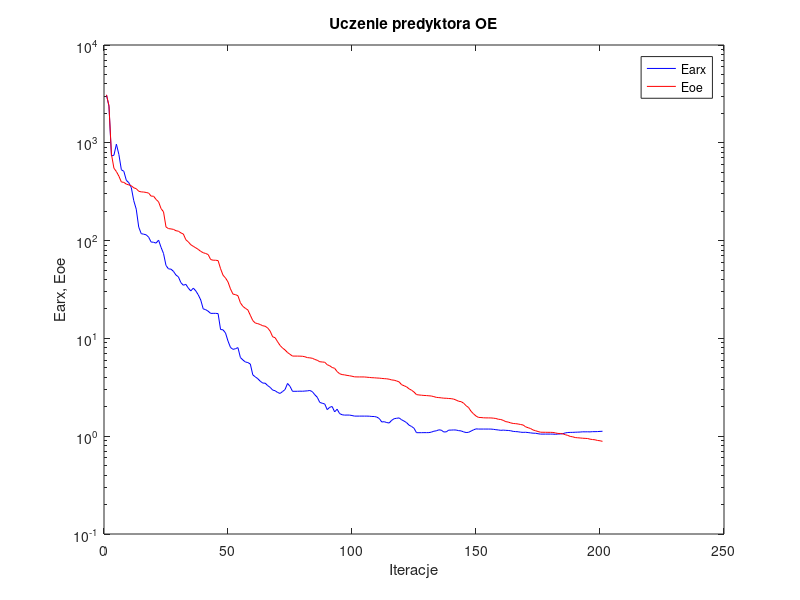
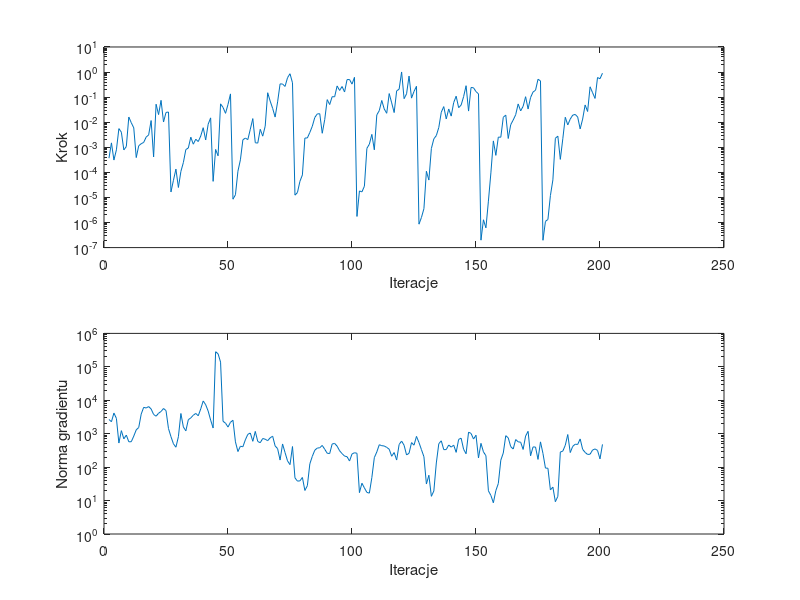

MATLAB code for these plots, in order:
%uczenie predyktora oe
clear all;
n=0; farx(n+1)=3.084413e+003; foe(n+1)=3.095998e+003; wspucz(n+1)=0.000000e+000; ng(n+1)=0.000000e+000;
%odnowa zmiennej metryki
n=1; farx(n+1)=2.365439e+003; foe(n+1)=2.396772e+003; krok(n+1)=3.674451e-004; ng(n+1)=2.665948e+003;
n=2; farx(n+1)=7.357667e+002; foe(n+1)=7.653529e+002; krok(n+1)=1.499367e-003; ng(n+1)=2.279464e+003;
n=3; farx(n+1)=7.459320e+002; foe(n+1)=5.498594e+002; krok(n+1)=3.093608e-004; ng(n+1)=4.144695e+003;
n=4; farx(n+1)=9.683853e+002; foe(n+1)=5.080292e+002; krok(n+1)=7.905261e-004; ng(n+1)=2.870791e+003;
n=5; farx(n+1)=7.591465e+002; foe(n+1)=4.557228e+002; krok(n+1)=5.557598e-003; ng(n+1)=5.248261e+002;
n=6; farx(n+1)=5.301607e+002; foe(n+1)=3.975772e+002; krok(n+1)=3.993619e-003; ng(n+1)=1.233947e+003;
n=7; farx(n+1)=5.111426e+002; foe(n+1)=3.940051e+002; krok(n+1)=7.841746e-004; ng(n+1)=7.010711e+002;
n=8; farx(n+1)=4.134475e+002; foe(n+1)=3.779273e+002; krok(n+1)=1.070672e-003; ng(n+1)=9.098350e+002;
n=9; farx(n+1)=3.909794e+002; foe(n+1)=3.711785e+002; krok(n+1)=1.610734e-002; ng(n+1)=5.725125e+002;
n=10; farx(n+1)=3.491484e+002; foe(n+1)=3.642135e+002; krok(n+1)=9.535023e-003; ng(n+1)=5.752397e+002;
n=11; farx(n+1)=2.559947e+002; foe(n+1)=3.464650e+002; krok(n+1)=5.946996e-003; ng(n+1)=8.467874e+002;
n=12; farx(n+1)=2.096554e+002; foe(n+1)=3.394726e+002; krok(n+1)=3.889679e-004; ng(n+1)=1.304941e+003;
n=13; farx(n+1)=1.375381e+002; foe(n+1)=3.197541e+002; krok(n+1)=1.149483e-003; ng(n+1)=1.531159e+003;
n=14; farx(n+1)=1.178613e+002; foe(n+1)=3.149271e+002; krok(n+1)=1.389400e-003; ng(n+1)=3.853111e+003;
n=15; farx(n+1)=1.162798e+002; foe(n+1)=3.137293e+002; krok(n+1)=1.564230e-003; ng(n+1)=6.149898e+003;
n=16; farx(n+1)=1.146275e+002; foe(n+1)=3.106250e+002; krok(n+1)=2.553842e-003; ng(n+1)=5.863537e+003;
n=17; farx(n+1)=1.083976e+002; foe(n+1)=3.060451e+002; krok(n+1)=3.113587e-003; ng(n+1)=6.480237e+003;
n=18; farx(n+1)=9.671390e+001; foe(n+1)=2.848649e+002; krok(n+1)=1.165911e-002; ng(n+1)=5.494090e+003;
n=19; farx(n+1)=9.614788e+001; foe(n+1)=2.844053e+002; krok(n+1)=4.129769e-004; ng(n+1)=3.771148e+003;
n=20; farx(n+1)=9.426721e+001; foe(n+1)=2.634663e+002; krok(n+1)=5.214880e-002; ng(n+1)=3.334163e+003;
n=21; farx(n+1)=1.011850e+002; foe(n+1)=2.492586e+002; krok(n+1)=2.011176e-002; ng(n+1)=4.091674e+003;
n=22; farx(n+1)=8.541017e+001; foe(n+1)=2.125437e+002; krok(n+1)=7.453607e-002; ng(n+1)=4.617732e+003;
n=23; farx(n+1)=7.378848e+001; foe(n+1)=1.967885e+002; krok(n+1)=1.019133e-002; ng(n+1)=5.665669e+003;
n=24; farx(n+1)=5.569546e+001; foe(n+1)=1.377790e+002; krok(n+1)=2.452306e-002; ng(n+1)=4.918179e+003;
n=25; farx(n+1)=5.139518e+001; foe(n+1)=1.326147e+002; krok(n+1)=2.552053e-002; ng(n+1)=1.425755e+003;
%odnowa zmiennej metryki
n=26; farx(n+1)=5.107130e+001; foe(n+1)=1.316647e+002; krok(n+1)=1.653919e-005; ng(n+1)=8.148417e+002;
n=27; farx(n+1)=4.851550e+001; foe(n+1)=1.302736e+002; krok(n+1)=4.837788e-005; ng(n+1)=4.986091e+002;
n=28; farx(n+1)=4.450294e+001; foe(n+1)=1.262221e+002; krok(n+1)=1.351337e-004; ng(n+1)=3.944468e+002;
n=29; farx(n+1)=4.260022e+001; foe(n+1)=1.247868e+002; krok(n+1)=2.494373e-005; ng(n+1)=8.143930e+002;
n=30; farx(n+1)=3.718003e+001; foe(n+1)=1.199198e+002; krok(n+1)=1.089132e-004; ng(n+1)=4.021631e+003;
n=31; farx(n+1)=3.496151e+001; foe(n+1)=1.167448e+002; krok(n+1)=2.459398e-004; ng(n+1)=1.591247e+003;
n=32; farx(n+1)=3.569895e+001; foe(n+1)=1.020647e+002; krok(n+1)=8.138997e-004; ng(n+1)=1.216049e+003;
n=33; farx(n+1)=3.267617e+001; foe(n+1)=9.701961e+001; krok(n+1)=9.352282e-004; ng(n+1)=2.624184e+003;
n=34; farx(n+1)=3.056959e+001; foe(n+1)=9.072554e+001; krok(n+1)=2.530456e-003; ng(n+1)=2.972354e+003;
n=35; farx(n+1)=3.266070e+001; foe(n+1)=8.741855e+001; krok(n+1)=1.330026e-003; ng(n+1)=3.560377e+003;
n=36; farx(n+1)=3.064376e+001; foe(n+1)=8.437294e+001; krok(n+1)=2.094724e-003; ng(n+1)=4.037418e+003;
n=37; farx(n+1)=2.791545e+001; foe(n+1)=8.131138e+001; krok(n+1)=1.694223e-003; ng(n+1)=3.432865e+003;
n=38; farx(n+1)=2.473233e+001; foe(n+1)=7.764197e+001; krok(n+1)=2.804195e-003; ng(n+1)=5.512398e+003;
n=39; farx(n+1)=2.006259e+001; foe(n+1)=7.520203e+001; krok(n+1)=6.042575e-003; ng(n+1)=9.535143e+003;
n=40; farx(n+1)=1.966869e+001; foe(n+1)=7.380466e+001; krok(n+1)=1.958759e-003; ng(n+1)=7.348923e+003;
n=41; farx(n+1)=1.897203e+001; foe(n+1)=7.201456e+001; krok(n+1)=8.324349e-003; ng(n+1)=4.751429e+003;
n=42; farx(n+1)=1.802314e+001; foe(n+1)=6.403467e+001; krok(n+1)=1.488820e-002; ng(n+1)=2.545669e+003;
n=43; farx(n+1)=1.803960e+001; foe(n+1)=6.304683e+001; krok(n+1)=4.381503e-005; ng(n+1)=1.477534e+003;
n=44; farx(n+1)=1.803604e+001; foe(n+1)=6.296754e+001; krok(n+1)=8.216032e-004; ng(n+1)=2.827374e+005;
n=45; farx(n+1)=1.793734e+001; foe(n+1)=6.248007e+001; krok(n+1)=4.576195e-004; ng(n+1)=2.449576e+005;
n=46; farx(n+1)=1.233490e+001; foe(n+1)=5.162865e+001; krok(n+1)=5.403031e-002; ng(n+1)=1.383207e+005;
n=47; farx(n+1)=1.223578e+001; foe(n+1)=4.424862e+001; krok(n+1)=3.876686e-002; ng(n+1)=2.349522e+003;
n=48; farx(n+1)=1.135164e+001; foe(n+1)=4.148063e+001; krok(n+1)=2.258989e-002; ng(n+1)=2.066784e+003;
n=49; farx(n+1)=9.393354e+000; foe(n+1)=3.773901e+001; krok(n+1)=5.138140e-002; ng(n+1)=1.580910e+003;
n=50; farx(n+1)=8.081447e+000; foe(n+1)=3.206974e+001; krok(n+1)=1.346529e-001; ng(n+1)=2.195914e+003;
%odnowa zmiennej metryki
n=51; farx(n+1)=7.728612e+000; foe(n+1)=2.838122e+001; krok(n+1)=8.500298e-006; ng(n+1)=2.522070e+003;
n=52; farx(n+1)=7.841761e+000; foe(n+1)=2.803487e+001; krok(n+1)=1.278257e-005; ng(n+1)=5.693144e+002;
n=53; farx(n+1)=8.052679e+000; foe(n+1)=2.733007e+001; krok(n+1)=1.112180e-004; ng(n+1)=2.923754e+002;
n=54; farx(n+1)=6.375300e+000; foe(n+1)=2.312953e+001; krok(n+1)=3.164277e-004; ng(n+1)=4.221774e+002;
n=55; farx(n+1)=6.018586e+000; foe(n+1)=2.125202e+001; krok(n+1)=1.995002e-003; ng(n+1)=4.065972e+002;
n=56; farx(n+1)=5.741406e+000; foe(n+1)=2.030706e+001; krok(n+1)=2.326801e-003; ng(n+1)=6.567901e+002;
n=57; farx(n+1)=5.662445e+000; foe(n+1)=1.955123e+001; krok(n+1)=2.023175e-003; ng(n+1)=9.583706e+002;
n=58; farx(n+1)=5.470390e+000; foe(n+1)=1.725205e+001; krok(n+1)=5.269205e-003; ng(n+1)=1.047129e+003;
n=59; farx(n+1)=4.235526e+000; foe(n+1)=1.521113e+001; krok(n+1)=1.394089e-002; ng(n+1)=5.924578e+002;
n=60; farx(n+1)=4.043934e+000; foe(n+1)=1.436315e+001; krok(n+1)=1.516318e-003; ng(n+1)=1.171311e+003;
n=61; farx(n+1)=3.874805e+000; foe(n+1)=1.415495e+001; krok(n+1)=1.469780e-003; ng(n+1)=5.858800e+002;
n=62; farx(n+1)=3.651601e+000; foe(n+1)=1.386598e+001; krok(n+1)=5.219470e-003; ng(n+1)=5.372324e+002;
n=63; farx(n+1)=3.493705e+000; foe(n+1)=1.347465e+001; krok(n+1)=2.778799e-003; ng(n+1)=7.193669e+002;
n=64; farx(n+1)=3.484137e+000; foe(n+1)=1.331138e+001; krok(n+1)=6.947618e-003; ng(n+1)=6.834160e+002;
n=65; farx(n+1)=3.290748e+000; foe(n+1)=1.278304e+001; krok(n+1)=1.497423e-001; ng(n+1)=6.183222e+002;
n=66; farx(n+1)=3.157203e+000; foe(n+1)=1.186501e+001; krok(n+1)=6.954057e-002; ng(n+1)=7.534367e+002;
n=67; farx(n+1)=2.964673e+000; foe(n+1)=1.039048e+001; krok(n+1)=3.571281e-002; ng(n+1)=8.418884e+002;
n=68; farx(n+1)=2.917288e+000; foe(n+1)=1.016234e+001; krok(n+1)=1.603572e-002; ng(n+1)=4.309929e+002;
n=69; farx(n+1)=2.799617e+000; foe(n+1)=9.243931e+000; krok(n+1)=6.468141e-002; ng(n+1)=3.574724e+002;
n=70; farx(n+1)=2.737803e+000; foe(n+1)=8.467471e+000; krok(n+1)=3.372291e-001; ng(n+1)=1.627897e+002;
n=71; farx(n+1)=2.861909e+000; foe(n+1)=7.971507e+000; krok(n+1)=3.337224e-001; ng(n+1)=4.935028e+002;
n=72; farx(n+1)=2.999183e+000; foe(n+1)=7.616400e+000; krok(n+1)=2.671770e-001; ng(n+1)=2.730716e+002;
n=73; farx(n+1)=3.462032e+000; foe(n+1)=7.172388e+000; krok(n+1)=5.951867e-001; ng(n+1)=1.541140e+002;
n=74; farx(n+1)=3.236530e+000; foe(n+1)=6.875260e+000; krok(n+1)=8.576098e-001; ng(n+1)=1.188138e+002;
n=75; farx(n+1)=2.877958e+000; foe(n+1)=6.598276e+000; krok(n+1)=3.730429e-001; ng(n+1)=4.131503e+002;
%odnowa zmiennej metryki
n=76; farx(n+1)=2.878915e+000; foe(n+1)=6.595784e+000; krok(n+1)=1.234279e-005; ng(n+1)=4.768317e+001;
n=77; farx(n+1)=2.880173e+000; foe(n+1)=6.593604e+000; krok(n+1)=1.568168e-005; ng(n+1)=3.816713e+001;
n=78; farx(n+1)=2.886835e+000; foe(n+1)=6.585284e+000; krok(n+1)=4.381554e-005; ng(n+1)=3.887858e+001;
n=79; farx(n+1)=2.882082e+000; foe(n+1)=6.566962e+000; krok(n+1)=7.907676e-005; ng(n+1)=4.907260e+001;
n=80; farx(n+1)=2.896073e+000; foe(n+1)=6.492274e+000; krok(n+1)=2.337021e-003; ng(n+1)=2.003567e+001;
n=81; farx(n+1)=2.908281e+000; foe(n+1)=6.362613e+000; krok(n+1)=2.356189e-003; ng(n+1)=2.787076e+001;
n=82; farx(n+1)=2.933663e+000; foe(n+1)=6.326860e+000; krok(n+1)=3.918749e-003; ng(n+1)=1.257651e+002;
n=83; farx(n+1)=2.854895e+000; foe(n+1)=6.262364e+000; krok(n+1)=6.947618e-003; ng(n+1)=2.103775e+002;
n=84; farx(n+1)=2.654964e+000; foe(n+1)=6.093637e+000; krok(n+1)=1.547817e-002; ng(n+1)=3.213632e+002;
n=85; farx(n+1)=2.500511e+000; foe(n+1)=5.971436e+000; krok(n+1)=2.142882e-002; ng(n+1)=3.716654e+002;
n=86; farx(n+1)=2.216591e+000; foe(n+1)=5.773752e+000; krok(n+1)=2.183177e-002; ng(n+1)=3.798746e+002;
n=87; farx(n+1)=2.172816e+000; foe(n+1)=5.738212e+000; krok(n+1)=3.625910e-003; ng(n+1)=4.457355e+002;
n=88; farx(n+1)=2.136642e+000; foe(n+1)=5.706948e+000; krok(n+1)=1.274291e-002; ng(n+1)=3.430525e+002;
n=89; farx(n+1)=1.869794e+000; foe(n+1)=5.386386e+000; krok(n+1)=7.959957e-002; ng(n+1)=2.599399e+002;
n=90; farx(n+1)=1.975317e+000; foe(n+1)=5.251522e+000; krok(n+1)=5.059367e-002; ng(n+1)=2.547332e+002;
n=91; farx(n+1)=2.011084e+000; foe(n+1)=5.042229e+000; krok(n+1)=1.042976e-001; ng(n+1)=4.922876e+002;
n=92; farx(n+1)=1.772645e+000; foe(n+1)=4.945435e+000; krok(n+1)=1.032026e-001; ng(n+1)=5.126132e+002;
n=93; farx(n+1)=1.889334e+000; foe(n+1)=4.579401e+000; krok(n+1)=2.798246e-001; ng(n+1)=4.236773e+002;
n=94; farx(n+1)=1.702965e+000; foe(n+1)=4.355948e+000; krok(n+1)=1.846634e-001; ng(n+1)=3.090177e+002;
n=95; farx(n+1)=1.657706e+000; foe(n+1)=4.267262e+000; krok(n+1)=2.656312e-001; ng(n+1)=2.537172e+002;
n=96; farx(n+1)=1.643080e+000; foe(n+1)=4.236807e+000; krok(n+1)=1.601162e-001; ng(n+1)=2.139643e+002;
n=97; farx(n+1)=1.645408e+000; foe(n+1)=4.185675e+000; krok(n+1)=4.995470e-001; ng(n+1)=2.054487e+002;
n=98; farx(n+1)=1.643960e+000; foe(n+1)=4.149716e+000; krok(n+1)=5.045340e-001; ng(n+1)=1.522376e+002;
n=99; farx(n+1)=1.627134e+000; foe(n+1)=4.104521e+000; krok(n+1)=3.307424e-001; ng(n+1)=2.471907e+002;
n=100; farx(n+1)=1.605500e+000; foe(n+1)=4.046569e+000; krok(n+1)=6.167589e-001; ng(n+1)=2.696189e+002;
%odnowa zmiennej metryki
n=101; farx(n+1)=1.604999e+000; foe(n+1)=4.037707e+000; krok(n+1)=1.746641e-006; ng(n+1)=2.595046e+002;
n=102; farx(n+1)=1.605041e+000; foe(n+1)=4.037245e+000; krok(n+1)=1.817813e-005; ng(n+1)=1.727199e+001;
n=103; farx(n+1)=1.605500e+000; foe(n+1)=4.035541e+000; krok(n+1)=1.665862e-005; ng(n+1)=3.301511e+001;
n=104; farx(n+1)=1.604594e+000; foe(n+1)=4.034117e+000; krok(n+1)=2.798313e-005; ng(n+1)=2.394078e+001;
n=105; farx(n+1)=1.604972e+000; foe(n+1)=4.010353e+000; krok(n+1)=9.064776e-004; ng(n+1)=1.754943e+001;
n=106; farx(n+1)=1.601530e+000; foe(n+1)=3.990155e+000; krok(n+1)=1.329544e-003; ng(n+1)=1.670065e+001;
n=107; farx(n+1)=1.591567e+000; foe(n+1)=3.965583e+000; krok(n+1)=3.272337e-003; ng(n+1)=4.873143e+001;
n=108; farx(n+1)=1.589668e+000; foe(n+1)=3.955637e+000; krok(n+1)=7.941269e-004; ng(n+1)=1.920678e+002;
n=109; farx(n+1)=1.568605e+000; foe(n+1)=3.936063e+000; krok(n+1)=1.955649e-002; ng(n+1)=2.851071e+002;
n=110; farx(n+1)=1.516207e+000; foe(n+1)=3.924408e+000; krok(n+1)=2.900728e-002; ng(n+1)=4.680003e+002;
n=111; farx(n+1)=1.398135e+000; foe(n+1)=3.898773e+000; krok(n+1)=7.374021e-002; ng(n+1)=4.382742e+002;
n=112; farx(n+1)=1.407235e+000; foe(n+1)=3.877281e+000; krok(n+1)=3.366323e-002; ng(n+1)=4.289011e+002;
n=113; farx(n+1)=1.378782e+000; foe(n+1)=3.862070e+000; krok(n+1)=2.272397e-002; ng(n+1)=3.897426e+002;
n=114; farx(n+1)=1.365137e+000; foe(n+1)=3.825478e+000; krok(n+1)=1.387540e-001; ng(n+1)=3.437347e+002;
n=115; farx(n+1)=1.453666e+000; foe(n+1)=3.761392e+000; krok(n+1)=5.908701e-002; ng(n+1)=2.114674e+002;
n=116; farx(n+1)=1.509807e+000; foe(n+1)=3.736992e+000; krok(n+1)=2.426108e-002; ng(n+1)=2.736382e+002;
n=117; farx(n+1)=1.525613e+000; foe(n+1)=3.670379e+000; krok(n+1)=1.775417e-001; ng(n+1)=1.630190e+002;
n=118; farx(n+1)=1.537810e+000; foe(n+1)=3.592188e+000; krok(n+1)=2.073757e-001; ng(n+1)=4.764978e+002;
n=119; farx(n+1)=1.472356e+000; foe(n+1)=3.362555e+000; krok(n+1)=1.009068e+000; ng(n+1)=6.012224e+002;
n=120; farx(n+1)=1.427210e+000; foe(n+1)=3.280798e+000; krok(n+1)=8.693674e-002; ng(n+1)=4.514771e+002;
n=121; farx(n+1)=1.376555e+000; foe(n+1)=3.197596e+000; krok(n+1)=1.355389e-001; ng(n+1)=2.313242e+002;
n=122; farx(n+1)=1.297059e+000; foe(n+1)=3.052474e+000; krok(n+1)=6.930078e-001; ng(n+1)=2.600091e+002;
n=123; farx(n+1)=1.258445e+000; foe(n+1)=2.955194e+000; krok(n+1)=9.137743e-002; ng(n+1)=5.414976e+002;
n=124; farx(n+1)=1.206359e+000; foe(n+1)=2.828430e+000; krok(n+1)=1.686145e-001; ng(n+1)=4.534835e+002;
n=125; farx(n+1)=1.086539e+000; foe(n+1)=2.662610e+000; krok(n+1)=2.711458e-001; ng(n+1)=8.300387e+002;
%odnowa zmiennej metryki
n=126; farx(n+1)=1.086100e+000; foe(n+1)=2.640401e+000; krok(n+1)=8.586539e-007; ng(n+1)=5.444960e+002;
n=127; farx(n+1)=1.086455e+000; foe(n+1)=2.625780e+000; krok(n+1)=1.588500e-006; ng(n+1)=3.338155e+002;
n=128; farx(n+1)=1.087930e+000; foe(n+1)=2.610896e+000; krok(n+1)=3.566522e-006; ng(n+1)=2.047340e+002;
n=129; farx(n+1)=1.087548e+000; foe(n+1)=2.602687e+000; krok(n+1)=1.107642e-004; ng(n+1)=3.127012e+001;
n=130; farx(n+1)=1.088238e+000; foe(n+1)=2.589651e+000; krok(n+1)=4.937118e-005; ng(n+1)=5.722606e+001;
n=131; farx(n+1)=1.100822e+000; foe(n+1)=2.575931e+000; krok(n+1)=8.931057e-004; ng(n+1)=1.339616e+001;
n=132; farx(n+1)=1.124228e+000; foe(n+1)=2.539053e+000; krok(n+1)=2.171298e-003; ng(n+1)=1.938545e+001;
n=133; farx(n+1)=1.135458e+000; foe(n+1)=2.496133e+000; krok(n+1)=2.926191e-003; ng(n+1)=1.333332e+002;
n=134; farx(n+1)=1.162073e+000; foe(n+1)=2.481389e+000; krok(n+1)=6.193383e-003; ng(n+1)=5.033997e+002;
n=135; farx(n+1)=1.152768e+000; foe(n+1)=2.467153e+000; krok(n+1)=2.508493e-002; ng(n+1)=6.125195e+002;
n=136; farx(n+1)=1.104826e+000; foe(n+1)=2.447757e+000; krok(n+1)=4.193314e-002; ng(n+1)=3.332793e+002;
n=137; farx(n+1)=1.107934e+000; foe(n+1)=2.443700e+000; krok(n+1)=1.351485e-002; ng(n+1)=3.352766e+002;
n=138; farx(n+1)=1.153378e+000; foe(n+1)=2.429884e+000; krok(n+1)=3.377395e-002; ng(n+1)=4.594800e+002;
n=139; farx(n+1)=1.154982e+000; foe(n+1)=2.420916e+000; krok(n+1)=1.750226e-002; ng(n+1)=3.967720e+002;
n=140; farx(n+1)=1.158953e+000; foe(n+1)=2.394688e+000; krok(n+1)=6.068378e-002; ng(n+1)=4.550266e+002;
n=141; farx(n+1)=1.156236e+000; foe(n+1)=2.340291e+000; krok(n+1)=1.091056e-001; ng(n+1)=2.766374e+002;
n=142; farx(n+1)=1.140041e+000; foe(n+1)=2.276397e+000; krok(n+1)=3.805310e-002; ng(n+1)=6.754208e+002;
n=143; farx(n+1)=1.132932e+000; foe(n+1)=2.256169e+000; krok(n+1)=4.818488e-002; ng(n+1)=7.359045e+002;
n=144; farx(n+1)=1.107155e+000; foe(n+1)=2.176470e+000; krok(n+1)=1.044603e-001; ng(n+1)=3.413966e+002;
n=145; farx(n+1)=1.090999e+000; foe(n+1)=2.051601e+000; krok(n+1)=2.857025e-001; ng(n+1)=2.513956e+002;
n=146; farx(n+1)=1.095509e+000; foe(n+1)=1.963798e+000; krok(n+1)=2.782508e-002; ng(n+1)=1.112763e+003;
n=147; farx(n+1)=1.127807e+000; foe(n+1)=1.798535e+000; krok(n+1)=2.427388e-001; ng(n+1)=1.019502e+003;
n=148; farx(n+1)=1.161358e+000; foe(n+1)=1.692700e+000; krok(n+1)=2.363480e-001; ng(n+1)=6.924596e+002;
n=149; farx(n+1)=1.188405e+000; foe(n+1)=1.607664e+000; krok(n+1)=1.660944e-001; ng(n+1)=8.999121e+002;
n=150; farx(n+1)=1.183344e+000; foe(n+1)=1.556597e+000; krok(n+1)=1.354890e-001; ng(n+1)=1.882733e+002;
%odnowa zmiennej metryki
n=151; farx(n+1)=1.183345e+000; foe(n+1)=1.552317e+000; krok(n+1)=1.981386e-007; ng(n+1)=5.147774e+002;
n=152; farx(n+1)=1.183383e+000; foe(n+1)=1.542655e+000; krok(n+1)=1.288196e-006; ng(n+1)=2.863899e+002;
n=153; farx(n+1)=1.183438e+000; foe(n+1)=1.539183e+000; krok(n+1)=6.130672e-007; ng(n+1)=2.195300e+002;
n=154; farx(n+1)=1.183350e+000; foe(n+1)=1.538973e+000; krok(n+1)=7.118613e-006; ng(n+1)=1.957042e+001;
n=155; farx(n+1)=1.182733e+000; foe(n+1)=1.537368e+000; krok(n+1)=9.531131e-005; ng(n+1)=1.422095e+001;
n=156; farx(n+1)=1.176038e+000; foe(n+1)=1.529724e+000; krok(n+1)=1.797919e-003; ng(n+1)=8.603947e+000;
n=157; farx(n+1)=1.165749e+000; foe(n+1)=1.517557e+000; krok(n+1)=4.767183e-004; ng(n+1)=1.983809e+001;
n=158; farx(n+1)=1.158143e+000; foe(n+1)=1.491122e+000; krok(n+1)=2.547833e-003; ng(n+1)=3.236824e+001;
n=159; farx(n+1)=1.148247e+000; foe(n+1)=1.481858e+000; krok(n+1)=2.521493e-003; ng(n+1)=1.615151e+002;
n=160; farx(n+1)=1.154164e+000; foe(n+1)=1.450915e+000; krok(n+1)=1.576669e-002; ng(n+1)=2.646447e+002;
n=161; farx(n+1)=1.147874e+000; foe(n+1)=1.409224e+000; krok(n+1)=1.920145e-002; ng(n+1)=8.711104e+002;
n=162; farx(n+1)=1.144746e+000; foe(n+1)=1.394795e+000; krok(n+1)=2.241713e-003; ng(n+1)=7.501268e+002;
n=163; farx(n+1)=1.136319e+000; foe(n+1)=1.367632e+000; krok(n+1)=7.990988e-003; ng(n+1)=4.103149e+002;
n=164; farx(n+1)=1.120119e+000; foe(n+1)=1.349864e+000; krok(n+1)=1.223774e-002; ng(n+1)=3.478627e+002;
n=165; farx(n+1)=1.114692e+000; foe(n+1)=1.343398e+000; krok(n+1)=1.989989e-002; ng(n+1)=6.679800e+002;
n=166; farx(n+1)=1.110300e+000; foe(n+1)=1.332792e+000; krok(n+1)=5.359529e-002; ng(n+1)=5.709120e+002;
n=167; farx(n+1)=1.098755e+000; foe(n+1)=1.316793e+000; krok(n+1)=2.835564e-002; ng(n+1)=5.570646e+002;
n=168; farx(n+1)=1.094491e+000; foe(n+1)=1.301758e+000; krok(n+1)=4.305393e-002; ng(n+1)=3.381269e+002;
n=169; farx(n+1)=1.097222e+000; foe(n+1)=1.247909e+000; krok(n+1)=1.041001e-001; ng(n+1)=8.504312e+002;
n=170; farx(n+1)=1.089706e+000; foe(n+1)=1.221190e+000; krok(n+1)=3.360874e-002; ng(n+1)=1.177566e+003;
n=171; farx(n+1)=1.081317e+000; foe(n+1)=1.198280e+000; krok(n+1)=9.656284e-002; ng(n+1)=2.182137e+002;
n=172; farx(n+1)=1.073927e+000; foe(n+1)=1.157953e+000; krok(n+1)=1.600146e-001; ng(n+1)=4.022810e+002;
n=173; farx(n+1)=1.071691e+000; foe(n+1)=1.137602e+000; krok(n+1)=1.881412e-001; ng(n+1)=3.987150e+002;
n=174; farx(n+1)=1.060734e+000; foe(n+1)=1.116818e+000; krok(n+1)=5.154350e-001; ng(n+1)=1.702699e+002;
n=175; farx(n+1)=1.050970e+000; foe(n+1)=1.098510e+000; krok(n+1)=4.448787e-001; ng(n+1)=5.693168e+002;
%odnowa zmiennej metryki
n=176; farx(n+1)=1.050975e+000; foe(n+1)=1.097441e+000; krok(n+1)=1.958141e-007; ng(n+1)=2.564008e+002;
n=177; farx(n+1)=1.051037e+000; foe(n+1)=1.096621e+000; krok(n+1)=1.110950e-006; ng(n+1)=9.367994e+001;
n=178; farx(n+1)=1.051099e+000; foe(n+1)=1.095586e+000; krok(n+1)=1.322610e-006; ng(n+1)=9.269637e+001;
n=179; farx(n+1)=1.051128e+000; foe(n+1)=1.095183e+000; krok(n+1)=1.186082e-005; ng(n+1)=2.086445e+001;
n=180; farx(n+1)=1.050896e+000; foe(n+1)=1.092682e+000; krok(n+1)=5.015522e-005; ng(n+1)=2.521407e+001;
n=181; farx(n+1)=1.045085e+000; foe(n+1)=1.081045e+000; krok(n+1)=2.289488e-003; ng(n+1)=9.245658e+000;
n=182; farx(n+1)=1.053101e+000; foe(n+1)=1.067458e+000; krok(n+1)=2.778799e-003; ng(n+1)=1.334671e+001;
n=183; farx(n+1)=1.054072e+000; foe(n+1)=1.066069e+000; krok(n+1)=3.295458e-004; ng(n+1)=2.831027e+002;
n=184; farx(n+1)=1.060187e+000; foe(n+1)=1.058104e+000; krok(n+1)=2.186130e-003; ng(n+1)=3.007161e+002;
n=185; farx(n+1)=1.080352e+000; foe(n+1)=1.036175e+000; krok(n+1)=1.576669e-002; ng(n+1)=4.501706e+002;
n=186; farx(n+1)=1.091122e+000; foe(n+1)=1.018943e+000; krok(n+1)=7.799544e-003; ng(n+1)=9.441723e+002;
n=187; farx(n+1)=1.093487e+000; foe(n+1)=9.949960e-001; krok(n+1)=1.333847e-002; ng(n+1)=2.730453e+002;
n=188; farx(n+1)=1.094620e+000; foe(n+1)=9.856334e-001; krok(n+1)=1.913246e-002; ng(n+1)=4.182782e+002;
n=189; farx(n+1)=1.097964e+000; foe(n+1)=9.684195e-001; krok(n+1)=2.047906e-002; ng(n+1)=4.845992e+002;
n=190; farx(n+1)=1.100564e+000; foe(n+1)=9.636667e-001; krok(n+1)=1.611092e-002; ng(n+1)=4.768088e+002;
n=191; farx(n+1)=1.102988e+000; foe(n+1)=9.590910e-001; krok(n+1)=5.402185e-003; ng(n+1)=6.982742e+002;
n=192; farx(n+1)=1.109211e+000; foe(n+1)=9.536967e-001; krok(n+1)=1.333847e-002; ng(n+1)=3.406453e+002;
n=193; farx(n+1)=1.108216e+000; foe(n+1)=9.502855e-001; krok(n+1)=4.879939e-002; ng(n+1)=2.751329e+002;
n=194; farx(n+1)=1.109481e+000; foe(n+1)=9.469556e-001; krok(n+1)=2.672451e-002; ng(n+1)=2.396148e+002;
n=195; farx(n+1)=1.106985e+000; foe(n+1)=9.324631e-001; krok(n+1)=2.583432e-001; ng(n+1)=2.435399e+002;
n=196; farx(n+1)=1.113215e+000; foe(n+1)=9.244044e-001; krok(n+1)=1.508553e-001; ng(n+1)=3.245330e+002;
n=197; farx(n+1)=1.113172e+000; foe(n+1)=9.190513e-001; krok(n+1)=8.877087e-002; ng(n+1)=3.502812e+002;
n=198; farx(n+1)=1.114995e+000; foe(n+1)=9.045583e-001; krok(n+1)=6.041087e-001; ng(n+1)=3.164942e+002;
n=199; farx(n+1)=1.119764e+000; foe(n+1)=8.983578e-001; krok(n+1)=5.431301e-001; ng(n+1)=1.762738e+002;
n=200; farx(n+1)=1.123248e+000; foe(n+1)=8.858739e-001; krok(n+1)=8.997464e-001; ng(n+1)=4.790236e+002;

figure; semilogy(farx,'b'); hold on; semilogy(foe,'r'); xlabel('Iteracje'); ylabel('Earx, Eoe'); legend('Earx','Eoe'); title('Uczenie predyktora OE');
figure; subplot(2,1,1); semilogy(krok); xlabel('Iteracje'); ylabel('Krok');
subplot(2,1,2); semilogy(ng); xlabel('Iteracje'); ylabel('Norma gradientu');
Earx=farx(n+1)
Eoe=foe(n+1)
